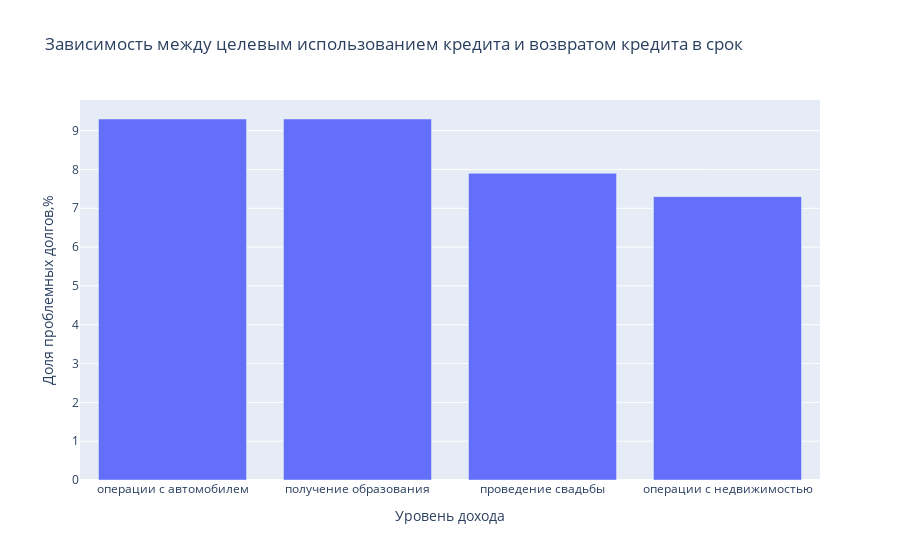

This figure's notebook cell:
### Code cell
#для наглядности отсортируем по возрастанию уровня просрочки
purpose_crosstab=purpose_crosstab.T
purpose_crosstab=purpose_crosstab.sort_values('share_of_problems', ascending=False)
purpose_crosstab=purpose_crosstab.T
#визуализируем соотношение целевого использования и неплатежей
create_barchart(purpose_crosstab.columns,purpose_crosstab.loc['share_of_problems'],
                'Зависимость между целевым использованием кредита и возвратом кредита в срок','Уровень дохода'
)

### Figure 1 — Plotly figure (JSON) as saved in the notebook; plotly's stock layout.template omitted (floating-point values rounded to 4 significant figures)
{"data": [{"type": "bar", "x": ["операции с автомобилем", "получение образования", "проведение свадьбы", "операции с недвижимостью"], "y": [9.3, 9.3, 7.9, 7.3]}], "layout": {"title": {"text": "Зависимость между целевым использованием кредита и возвратом кредита в срок"}, "xaxis": {"title": {"text": "Уровень дохода"}}, "yaxis": {"title": {"text": "Доля проблемных долгов,%"}}}}
